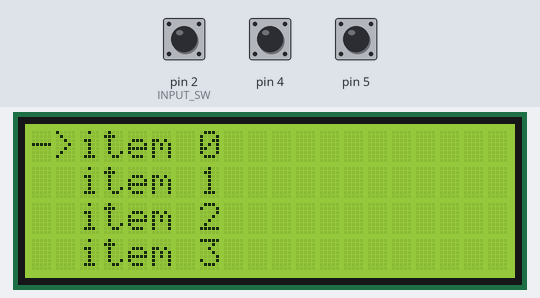
This program was run on a simulated Arduino Uno WiFi Rev2. Shown: 20×4 character LCD. Inputs (shaded band) come from the test bench; at power-on: pin 2 (INPUT_SW) HIGH, pin 4 HIGH, pin 5 HIGH. What the program prints to the serial monitor is not drawn.

Above: at 2.2 s.
2.3 s: pin 2 (INPUT_SW) pulled LOW for 1 s
At 3.5 s:
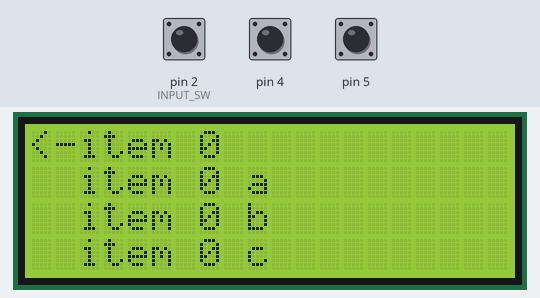
4.8 s: pin 2 (INPUT_SW) pulled LOW for 0.15 s
At 5.4 s:
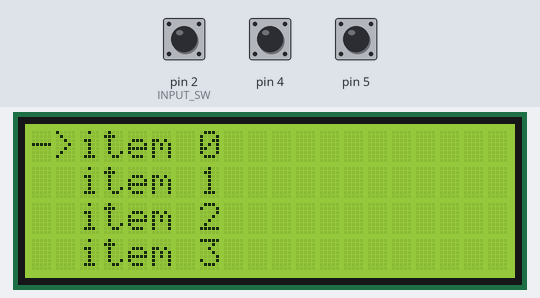
6.4 s: pin 2 (INPUT_SW) pulled LOW for 3.2 s
At 7.8 s:
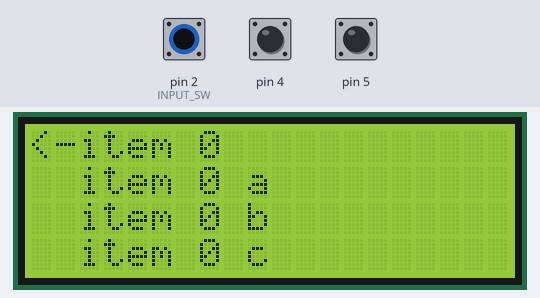
Timing chart, 0 to 9.4 s (numbered marks = the images above; inputs shaded):
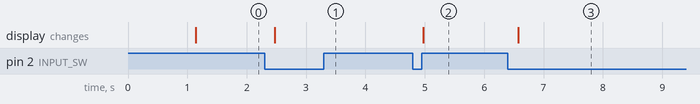

The program:

main.cpp
```cpp
#include <Arduino.h>
#include <LiquidCrystal_I2C.h>

#include "Rotary.h"
#include "Menu.h"

#define COLS 20
#define ROWS 4

#define INPUT_CLK 4
#define INPUT_DT 5
#define INPUT_SW 2

void onButtonClick();

Rotary rotary = Rotary(INPUT_CLK, INPUT_DT);
LiquidCrystal_I2C lcd(0x27, COLS, ROWS);
MenuNavigator* navigator;
Menu* menu;
volatile bool clicked = false;

void setup() {
  delay(1000);

  Serial.begin(9600);
  while (!Serial) { ; }
  Serial.println("setup");

  pinMode(INPUT_SW, INPUT_PULLUP);
  attachInterrupt(digitalPinToInterrupt(INPUT_SW), onButtonClick, LOW);

  lcd.init();
  lcd.backlight();
  lcd.noAutoscroll();

  auto* builder = new MenuBuilder();

  menu = builder
    ->addMenuItem(0, "item 0")
      ->startSubMenu()
      ->addMenuItem(0, "item 0 a")
      ->addMenuItem(0, "item 0 b")
      ->addMenuItem(0, "item 0 c")
      ->addMenuItem(0, "item 0 d")
      ->addMenuItem(0, "item 0 e")
      ->addMenuItem(0, "item 0 f")
      ->addMenuItem(0, "item 0 g")
      ->endSubMenu()
    ->addMenuItem(0, "item 1")
      ->startSubMenu()
      ->addMenuItem(0, "item 1 a")
      ->addMenuItem(0, "item 1 b")
        ->startSubMenu()
        ->addMenuItem(0, "item 1 b 0")
        ->addMenuItem(0, "item 1 b 1")
        ->endSubMenu()
      ->endSubMenu()
    ->addMenuItem(0, "item 2")
    ->addMenuItem(0, "item 3")
    ->addMenuItem(0, "item 4")
    ->addMenuItem(0, "item 5")
    ->addMenuItem(0, "item 6")
    ->build();

  navigator = new MenuNavigator(menu, COLS, ROWS);
}

void loop() {

  unsigned char result = rotary.process();
  if (result == DIR_CW) {
    navigator->goUp();
  } else if (result == DIR_CCW) {
    navigator->goDown();
  } else if (clicked) {
    navigator->selectItem();
    delay(100);
    clicked = false;
  }

  char** menuString = navigator->render();
  if (menuString != nullptr) {
    for (int i=0; i<ROWS; i++) {
      lcd.setCursor(0, i);
      lcd.printstr(menuString[i]);
    }
  }

}

void onButtonClick() {
    clicked = true;
}
```

Measured:
- after the input at 2.3 s, the display: changes after 0.18 s (image 1)
- after the input at 4.8 s, the display: changes after 0.18 s (image 2)
- after the input at 6.4 s, the display: changes after 0.18 s (image 3)
